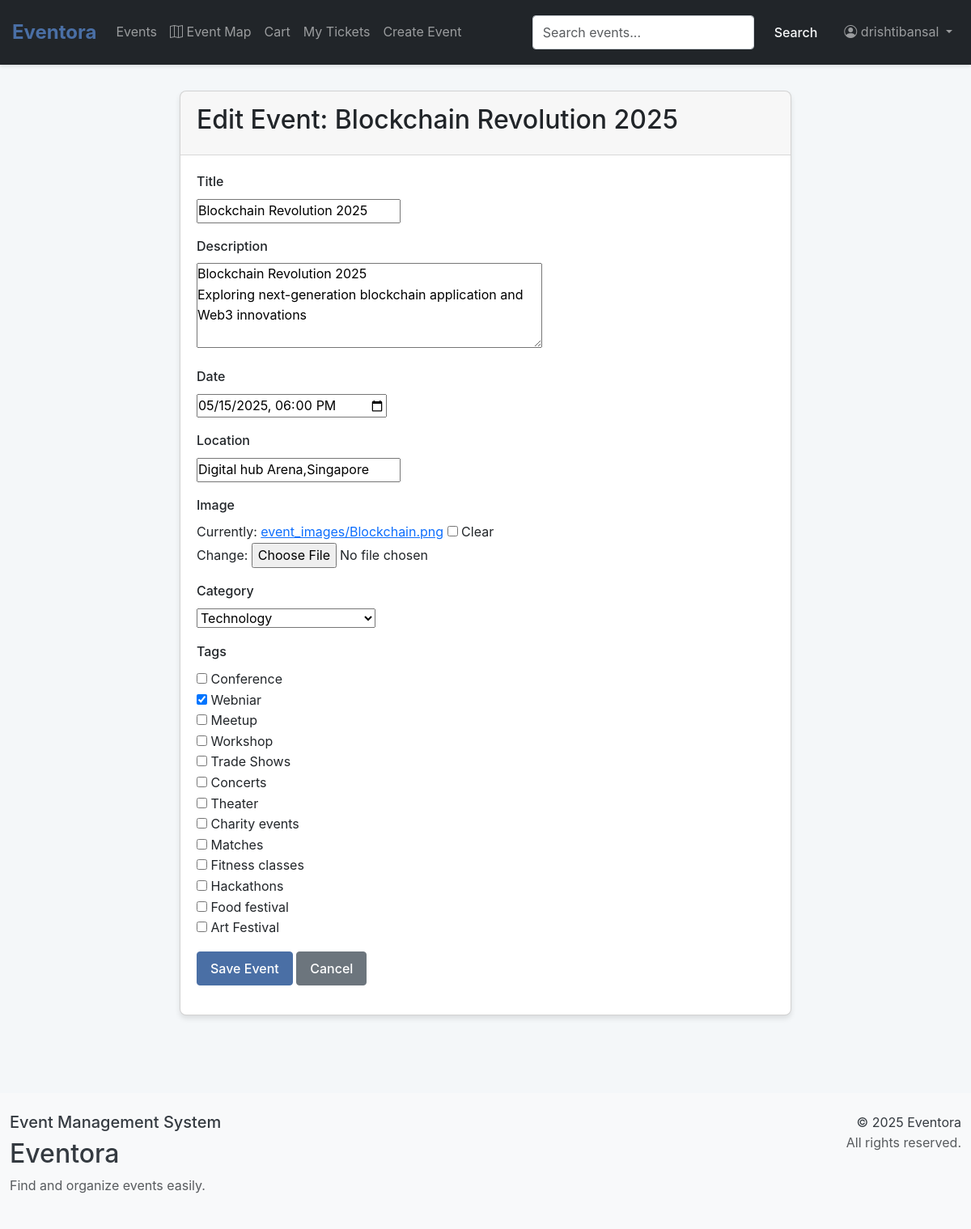
Page /event/2/edit/ (signed in) on the committed database.
### events/models.py (models this page shows, shortened)
class Event(models.Model):
    title = models.CharField(max_length=200)
    description = models.TextField()
    date = models.DateTimeField()
    location = models.CharField(max_length=200)
    image = models.ImageField(upload_to='event_images/', blank=True, null=True)
    created_at = models.DateTimeField(auto_now_add=True)
    updated_at = models.DateTimeField(auto_now=True)
    organizer = models.ForeignKey(User, on_delete=models.CASCADE, related_name='events')
    category = models.ForeignKey(Category, on_delete=models.SET_NULL, null=True, related_name='events')
    tags = models.ManyToManyField(Tag, blank=True, related_name='events')
    price = models.DecimalField(max_digits=10, decimal_places=2, default=0.00)

### events/views.py (the view)
# urls.py: path('event/<int:pk>/edit/', views.event_edit, name='event_edit'),
@login_required
def event_edit(request, pk):
    event = get_object_or_404(Event, pk=pk)
    if event.organizer != request.user:
        messages.error(request, "You can only edit events you've organized.")
        return redirect('event_detail', pk=event.pk)
    if request.method == 'POST':
        form = EventForm(request.POST, request.FILES, instance=event)
        if form.is_valid():
            form.save()
            messages.success(request, 'Event updated successfully!')
            return redirect('event_detail', pk=event.pk)
    else:
        form = EventForm(instance=event)
    return render(request, 'events/event_form.html', {'form': form, 'event': event, 'action': 'Edit'})

### events/forms.py
class EventForm(forms.ModelForm):
    class Meta:
        model = Event
        fields = ['title', 'description', 'date', 'location', 'image', 'category', 'tags']
        widgets = {
            'date': forms.DateTimeInput(attrs={'type': 'datetime-local'}),
            'description': forms.Textarea(attrs={'rows': 4}),
            'tags': forms.CheckboxSelectMultiple(),
        }

### events/context_processors.py (called while the page is built)
def common_data(request):
    return {
        'all_categories': Category.objects.all(),
        'all_tags': Tag.objects.all()[:15],
    }

### events/models.py (called while the page is built)
    def __str__(self):
        return self.name

    def __str__(self):
        return self.name

### events/templates/events/event_form.html (shortened to what this page needs)
{% extends 'events/base.html' %}
{% block content %}
<div class="container">
  <div class="row justify-content-center">
    <div class="col-md-8">
      <div class="card mt-4 mb-4">
        <div class="card-header">
          {% if event %}
            <h2>Edit Event: {{ event.title }}</h2>
          {% else %}
            <h2>Create New Event</h2>
          {% endif %}
        </div>
        <div class="card-body">
          <form method="post" enctype="multipart/form-data">
            {% for field in form %}
              <div class="form-group">
                <label for="{{ field.id_for_label }}" class="form-label">{{ field.label }}</label>
                {{ field }}
              </div>
            {% endfor %}
            <div class="form-group mt-3">
              <button type="submit" class="btn btn-primary">Save Event</button>
              <a href="{% url 'event_list' %}" class="btn btn-secondary">Cancel</a>
            </div>
          </form>
        </div>
      </div>
    </div>
  </div>
</div>
{% endblock %}

### events/templates/events/base.html (shortened to what this page needs)
{% load static %}
<!DOCTYPE html>
<html lang="en">
<head>
    <link href="https://cdn.jsdelivr.net/npm/bootstrap@5.3.0-alpha1/dist/css/bootstrap.min.css" rel="stylesheet">
    <link rel="stylesheet" href="https://cdn.jsdelivr.net/npm/bootstrap-icons@1.8.0/font/bootstrap-icons.css">
    <link rel="stylesheet" href="{% static 'events/css/styles.css' %}">
    <link rel="stylesheet" href="{% static 'events/css/enchanced_styles.css' %}">
</head>
<body>
    <nav class="navbar navbar-expand-lg navbar-dark bg-dark fixed-top">
        <div class="container">
            <a class="navbar-brand" href="{% url 'event_list' %}">Eventora</a>
            <div class="collapse navbar-collapse" id="navbarNav">
                <ul class="navbar-nav me-auto">
                    <li class="nav-item">
                        <a class="nav-link" href="{% url 'event_list' %}">Events</a>
                    </li>
                    <li class="nav-item">
                        <a class="nav-link" href="{% url 'event_map' %}">
                            <i class="bi bi-map"></i> Event Map
                        </a>
                    </li>
                    <a href="{% url 'cart_view' %}" class="nav-link">
                         Cart
                    </a>
                    <li class="nav-item">
                        <a class="nav-link" href="{% url 'my_tickets' %}">My Tickets</a>
                    </li>
                    {% if user.is_authenticated %}
                    <li class="nav-item">
                        <a class="nav-link" href="{% url 'event_create' %}">Create Event</a>
                    </li>
                    {% endif %}
                </ul>
                <form class="d-flex me-2" action="{% url 'event_search' %}" method="GET">
                    <input class="form-control me-2" type="search" placeholder="Search events..." name="q" value="{{ search_query|default:'' }}">
                    <button class="btn btn-outline-light" type="submit">Search</button>
                </form>
                <ul class="navbar-nav">
                    {% if user.is_authenticated %}
                    <li class="nav-item dropdown">
                        <a class="nav-link dropdown-toggle" href="#" id="navbarDropdown" role="button" data-bs-toggle="dropdown">
                            <i class="bi bi-person-circle"></i> {{ user.username }}
                        </a>
                    </li>
                    {% endif %}
                </ul>
            </div>
        </div>
    </nav>
    <div class="container mt-5 pt-3">
    </div>
    <div class="container py-4">
        {% block content %}{% endblock %}
    </div>
    <footer class="bg-light py-4 mt-5">
        <div class="container">
            <div class="row">
                <div class="col-md-6">
                    <h5>Event Management System</h5>
                    <h2>Eventora</h2>
                    <p class="text-muted">Find and organize events easily.</p>
                </div>
                <div class="col-md-6 text-md-end">
                    <p class="mb-0">&copy; {% now "Y" %} Eventora</p>
                    <p class="text-muted">All rights reserved.</p>
                </div>
            </div>
        </div>
    </footer>
</body>
</html>

### events/static/events/css/enchanced_styles.css (style rules this page uses)
* { margin: 0; padding: 0; box-sizing: border-box; }
:root { --primary: #4a6fa5; --primary-dark: #344e7a; --secondary: #6c757d; --success: #28a745; --danger: #dc3545; --warning: #ffc107; --info: #17a2b8; --light: #f8f9fa; --dark: #343a40; --white: #ffffff; --font-main: -apple-system, BlinkMacSystemFont, "Segoe UI", Roboto, Helvetica, Arial, sans-serif; }
body { font-family: var(--font-main); line-height: 1.6; color: var(--dark); background-color: #f4f7f9; }
.container { width: 100%; max-width: 1200px; margin: 0 auto; padding: 0 15px; }
.row { display: flex; flex-wrap: wrap; margin: 0 -15px; }
.navbar { background-color: var(--white); box-shadow: 0 2px 4px rgba(0, 0, 0, 0.1); padding: 1rem 0; }
.navbar-brand { font-size: 1.5rem; font-weight: bold; color: var(--primary); text-decoration: none; }
.form-group { margin-bottom: 1rem; }
.form-label { display: block; margin-bottom: 0.5rem; font-weight: 500; }
.form-control { display: block; width: 100%; padding: 0.5rem 0.75rem; font-size: 1rem; line-height: 1.5; color: var(--dark); background-color: var(--white); border: 1px solid #ced4da; border-radius: 0.25rem; transition: border-color 0.2s; }
.btn { display: inline-block; font-weight: 500; text-align: center; white-space: nowrap; vertical-align: middle; user-select: none; border: 1px solid transparent; padding: 0.5rem 1rem; font-size: 1rem; line-height: 1.5; border-radius: 0.25rem; transition: all 0.2s; cursor: pointer; }
.btn-primary { color: var(--white); background-color: var(--primary); border-color: var(--primary); }
.btn-secondary { color: var(--white); background-color: var(--secondary); border-color: var(--secondary); }
.card { position: relative; display: flex; flex-direction: column; min-width: 0; word-wrap: break-word; background-color: var(--white); background-clip: border-box; border-radius: 0.5rem; box-shadow: 0 4px 6px rgba(0, 0, 0, 0.1); overflow: hidden; margin-bottom: 1.5rem; }
.card-header { padding: 1rem 1.25rem; background-color: rgba(0, 0, 0, 0.03); border-bottom: 1px solid rgba(0, 0, 0, 0.125); }
.card-body { flex: 1 1 auto; padding: 1.25rem; }
.mt-3 { margin-top: 1rem; }
.mt-4 { margin-top: 1.5rem; }
.mt-5 { margin-top: 3rem; }
.mb-4 { margin-bottom: 1.5rem; }
.d-flex { display: flex; }
.justify-content-center { justify-content: center; }

### rows in the picture
Event: title "Blockchain Revolution 2025", form "Blockchain Revolution 2025" "Blockchain Revolution 2025 Exploring next-generation blockchain application and Web3 innovations" "05/15/2025 18:00" "Digital hub Arena,Singapore" "Technology"

### other values in the picture
{{ user.username }} "drishtibansal"
{{ field.label }} "Title" "Description" "Date" "Location" "Image" "Category" "Tags"
